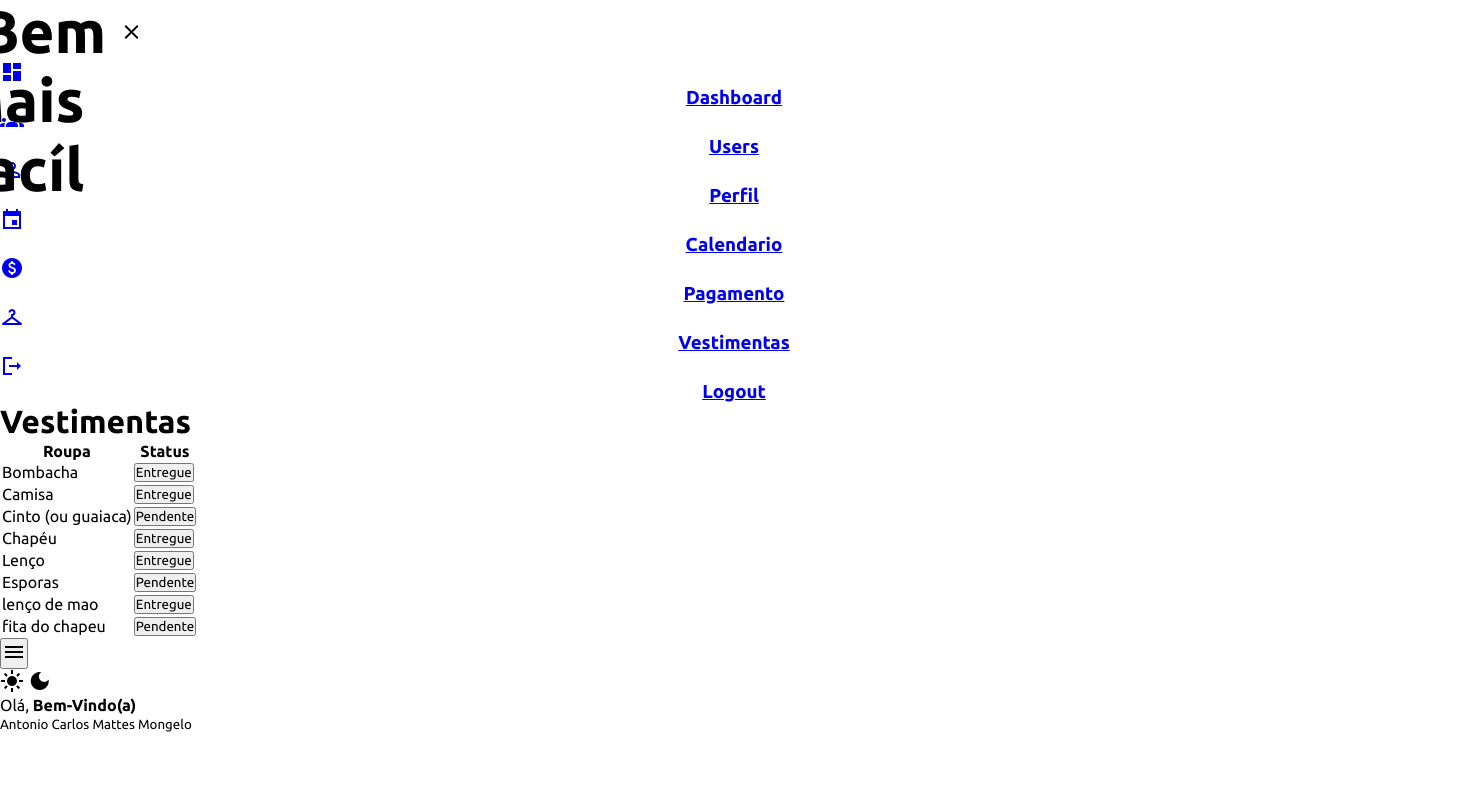
/acessorios/index.php (signed in, upper part), run on an earlier commit of the app's database.
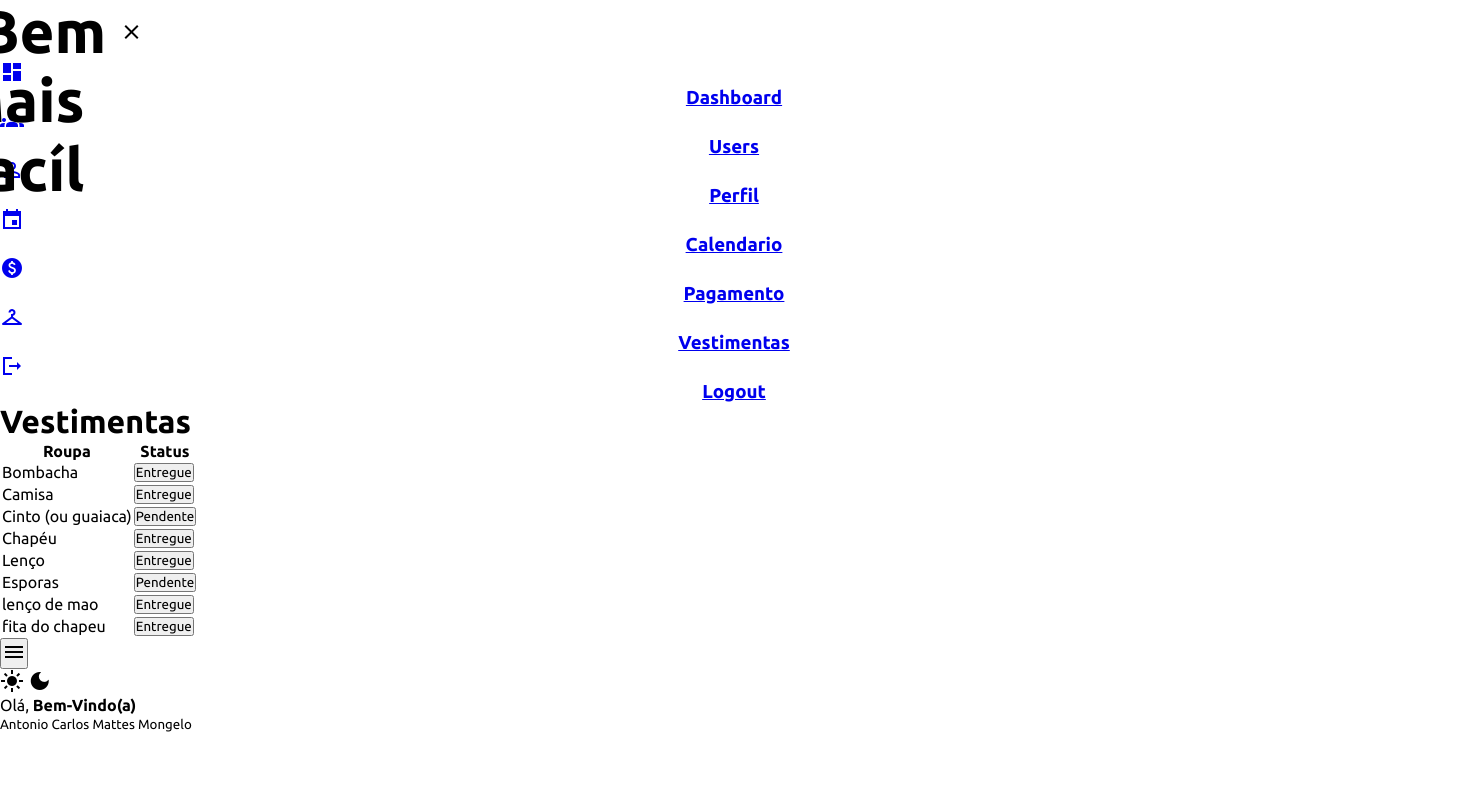
And on a later commit of the database.
### tables this page shows
CREATE TABLE IF NOT EXISTS `roupas` (
  `id` int NOT NULL AUTO_INCREMENT,
  `nome` varchar(255) NOT NULL,
  `status_devolucao` tinyint(1) DEFAULT '0',
  `id_usuario` int DEFAULT NULL,
  PRIMARY KEY (`id`),
  KEY `id_usuario` (`id_usuario`) USING BTREE
);

### acessorios/index.php (the view, shortened to what this page needs)
<?php
include ("conexao.php");
$sql_roupas_usuario = "SELECT * FROM roupas WHERE id_usuario = " . $_SESSION['id_usuario'];
$resultado_roupas_usuario = mysqli_query($conexao, $sql_roupas_usuario);
$sql = "SELECT * FROM usuario WHERE id_usuario = " . $_SESSION['id_usuario'];
$resultado = mysqli_query($conexao, $sql);
$dados = mysqli_fetch_assoc($resultado);
?>
<!DOCTYPE html>
<html lang="en">
<head>
    <link rel="stylesheet" href="css/style.css">
</head>
<body>
    <div class="container">
        <aside>
            <div class="toggle">
                <div class="logo">
                <h2>Unindo Forças é <span class="danger">Bem Mais Facíl </span></h2>
                </div>
                <div class="close" id="close-btn">
                    <span class="material-icons-sharp">
                    </span>
                </div>
            </div>
            <div class="sidebar">
                <a href="../dashboard.php">
                    <span class="material-icons-sharp">
                    </span>
                    <h3>Dashboard</h3>
                </a>
                <a href="../participantes">
                    <span class="material-icons-sharp">
                    </span>
                    <h3>Users</h3>
                </a>
                <a href="../perfil.php">
                    <span class="material-icons-sharp">
                    </span>
                    <h3>Perfil</h3>
                </a>
                <a href="../calen" target="_blank">
                    <span class="material-icons-sharp">
                    </span>
                    <h3>Calendario</h3>
                </a>
                <a href="../pagamento">
                    <span class="material-icons-sharp">
                    </span>
                    <h3>Pagamento</h3>
                </a>
                <a href="../acessorios" class="active">
                    <span class="material-icons-sharp">
                    </span>
                    <h3>Vestimentas</h3>
                </a>
                <a href="../logout.php">
                    <span class="material-icons-sharp">
                    </span>
                    <h3>Logout</h3>
                </a>
            </div>
        </aside>
        <main>
            <h1>Vestimentas</h1>
            <div class="box">
            <table>
    <thead>
        <tr>
            <th>Roupa</th>
            <th>Status</th>
        </tr>
    </thead>
    <tbody>
        <?php while ($row = mysqli_fetch_assoc($resultado_roupas_usuario)): ?>
            <tr>
                <td><?php echo $row['nome']; ?></td>
                <td>
                    <?php if ($row['status_devolucao'] == 0): ?>
                        <button type="button" class="btn_vermelho">Pendente</button>
                    <?php else: ?>
                        <button type="button" class="btn_verde">Entregue</button>
                    <?php endif; ?>
                </td>
            </tr>
        <?php endwhile; ?>
    </tbody>
</table>
            </div>
        </main>
        <div class="right-section">
            <div class="nav">
                <button id="menu-btn">
                    <span class="material-icons-sharp">
                    </span>
                </button>
                <div class="dark-mode">
                    <span class="material-icons-sharp active">
                    </span>
                    <span class="material-icons-sharp">
                    </span>
                </div>
                <div class="profile">
                    <div class="info">
                        <p>Olá, <b>Bem-Vindo(a)</b></p>
                        <small class="text-muted"><?php echo $dados['nome'] ?></small>
                    </div>
                    <div class="profile-photo">
                    </div>
                </div>
            </div>
        </div>
    </div>
</body>
</html>

What changed in the data, as far as the page shows it:
changed roupas "fita do chapeu": status_devolucao "Pendente" → "Entregue"
